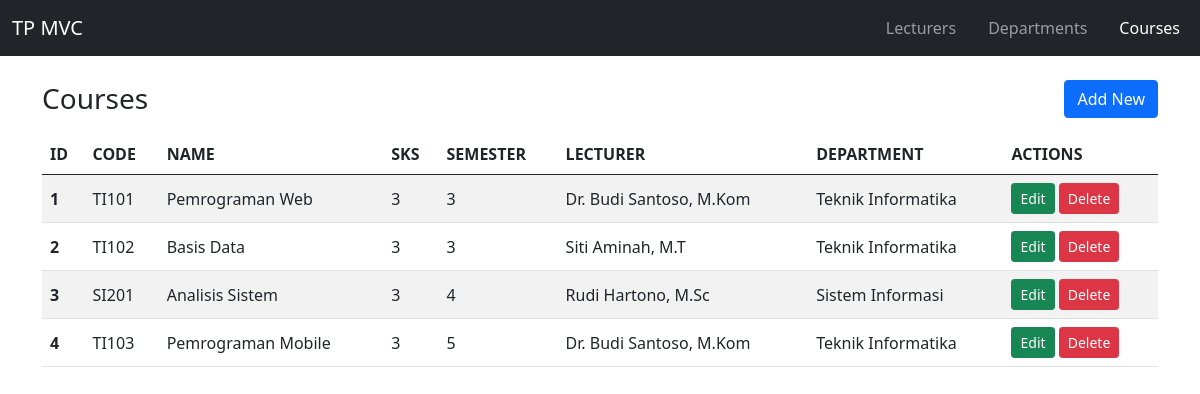
The page /tp_mvc25/index.php?c=courses&a=index on the database its author committed.
### tables this page shows
CREATE TABLE `courses` (
  `id`            INT UNSIGNED NOT NULL AUTO_INCREMENT,
  `code`          VARCHAR(10)  NOT NULL,
  `name`          VARCHAR(100) NOT NULL,
  `credits`       TINYINT UNSIGNED NOT NULL DEFAULT 3,
  `semester`      TINYINT UNSIGNED NOT NULL DEFAULT 1,
  `lecturer_id`   INT UNSIGNED DEFAULT NULL,
  `department_id` INT UNSIGNED DEFAULT NULL,
  `created_at`    TIMESTAMP NOT NULL DEFAULT CURRENT_TIMESTAMP,
  PRIMARY KEY (`id`),
  UNIQUE KEY `uq_courses_code` (`code`),
  KEY `idx_courses_lecturer` (`lecturer_id`),
  KEY `idx_courses_department` (`department_id`),
  CONSTRAINT `fk_courses_lecturer` FOREIGN KEY (`lecturer_id`)
    REFERENCES `lecturers` (`id`) ON DELETE RESTRICT ON UPDATE CASCADE,
  CONSTRAINT `fk_courses_department` FOREIGN KEY (`department_id`)
    REFERENCES `departments` (`id`) ON DELETE RESTRICT ON UPDATE CASCADE
);

CREATE TABLE `lecturers` (
  `id`            INT UNSIGNED NOT NULL AUTO_INCREMENT,
  `name`          VARCHAR(100) NOT NULL,
  `nidn`          VARCHAR(20)  NOT NULL,
  `phone`         VARCHAR(20)  NOT NULL,
  `join_date`     DATE         NOT NULL,
  `email`         VARCHAR(100) DEFAULT NULL,           
  `department_id` INT UNSIGNED DEFAULT NULL,           
  PRIMARY KEY (`id`),
  UNIQUE KEY `uq_lecturers_nidn` (`nidn`),
  KEY `idx_lecturers_department` (`department_id`),
  CONSTRAINT `fk_lecturers_department` FOREIGN KEY (`department_id`)
    REFERENCES `departments` (`id`) ON DELETE RESTRICT ON UPDATE CASCADE
);

CREATE TABLE `departments` (
  `id`         INT UNSIGNED NOT NULL AUTO_INCREMENT,
  `code`       VARCHAR(10)  NOT NULL,
  `name`       VARCHAR(100) NOT NULL,
  `created_at` TIMESTAMP    NOT NULL DEFAULT CURRENT_TIMESTAMP,
  PRIMARY KEY (`id`),
  UNIQUE KEY `uq_departments_code` (`code`)
);

### tp_mvc25/core/Controller.php (called while the page is built, shortened)
<?php
abstract class Controller
{
    protected function view(string $view, array $data = []): void
    {
        extract($data);
        $viewFile = __DIR__ . "/../app/views/$view.php";
        require $viewFile;
        $content = ob_get_clean();
        require __DIR__ . '/../app/views/layouts/main.php';
    }
}

### tp_mvc25/app/controllers/CoursesController.php (called while the page is built, shortened)
<?php
class CoursesController extends Controller
{
    private Course $courses;
    public function __construct()
    {
        $this->courses     = new Course();
    }
    public function index(): void
    {
        $this->view('courses/index', [
            'title' => 'Courses',
            'rows'  => $this->courses->allWithRelations(),
        ]);
    }
}

### tp_mvc25/index.php (called while the page is built, shortened)
<?php
require __DIR__ . '/core/helpers.php';
require __DIR__ . '/core/Controller.php';
$config = require __DIR__ . '/config/config.php';
$a = preg_replace('/[^a-zA-Z]/', '', $_GET['a'] ?? $config['default_action']);
$controller = new $class();
$controller->$a();

### tp_mvc25/core/helpers.php (called while the page is built, shortened)
<?php
function e($v): string
{
    return htmlspecialchars((string) $v, ENT_QUOTES, 'UTF-8');
}
function url(string $controller, string $action = 'index', array $params = []): string
{
    return 'index.php?' . http_build_query(['c' => $controller, 'a' => $action] + $params);
}

### tp_mvc25/app/models/Course.php (called while the page is built, shortened)
<?php
class Course extends Model
{
    public function allWithRelations(): array
    {
        $sql = "SELECT c.*, l.name AS lecturer_name, d.name AS department_name
                FROM courses c
                LEFT JOIN lecturers l   ON l.id = c.lecturer_id
                LEFT JOIN departments d ON d.id = c.department_id
                ORDER BY c.semester, c.code";
        return $this->db->query($sql)->fetchAll();
    }
}

### tp_mvc25/app/views/courses/index.php (the view, shortened to what this page needs)
<div class="d-flex justify-content-between align-items-center mb-3">
  <h3 class="m-0">Courses</h3>
  <a class="btn btn-primary" href="<?= url('courses', 'create') ?>">Add New</a>
</div>
<table class="table table-striped align-middle">
  <thead>
    <tr><th>ID</th><th>CODE</th><th>NAME</th><th>SKS</th><th>SEMESTER</th><th>LECTURER</th><th>DEPARTMENT</th><th>ACTIONS</th></tr>
  </thead>
  <tbody>
    <?php foreach ($rows as $r): ?>
      <tr>
        <th><?= e($r['id']) ?></th>
        <td><?= e($r['code']) ?></td>
        <td><?= e($r['name']) ?></td>
        <td><?= e($r['credits']) ?></td>
        <td><?= e($r['semester']) ?></td>
        <td><?= e($r['lecturer_name'] ?? '-') ?></td>
        <td><?= e($r['department_name'] ?? '-') ?></td>
        <td class="text-nowrap">
          <a class="btn btn-success btn-sm" href="<?= url('courses', 'edit', ['id' => $r['id']]) ?>">Edit</a>
          <form class="d-inline" method="post" action="<?= url('courses', 'delete') ?>"
                onsubmit="return confirm('Hapus mata kuliah ini?')">
            <button class="btn btn-danger btn-sm" type="submit">Delete</button>
          </form>
        </td>
      </tr>
    <?php endforeach; ?>
  </tbody>
</table>

### tp_mvc25/app/views/layouts/main.php (shortened to what this page needs)
<?php
$current = $_GET['c'] ?? 'lecturers';
$nav = ['lecturers' => 'Lecturers', 'departments' => 'Departments', 'courses' => 'Courses'];
?>
<!doctype html>
<html lang="en">
<head>
  <link href="assets/bootstrap.min.css" rel="stylesheet">
</head>
<body>
  <nav class="navbar navbar-expand-lg navbar-dark bg-dark">
    <div class="container-fluid">
      <a class="navbar-brand" href="<?= url('lecturers') ?>">TP MVC</a>
      <ul class="navbar-nav flex-row gap-3">
        <?php foreach ($nav as $key => $label): ?>
          <li class="nav-item">
            <a class="nav-link <?= $current === $key ? 'active' : '' ?>" href="<?= url($key) ?>"><?= e($label) ?></a>
          </li>
        <?php endforeach; ?>
      </ul>
    </div>
  </nav>
  <div class="container my-4">
    <?= $content ?>
  </div>
</body>
</html>

### rows shown on the page
courses: id "1", code "TI101", name "Pemrograman Web", credits "3", semester "3", lecturer.name "Dr. Budi Santoso, M.Kom", department.name "Teknik Informatika"
courses: id "2", code "TI102", name "Basis Data", credits "3", semester "3", lecturer.name "Siti Aminah, M.T", department.name "Teknik Informatika"
courses: id "3", code "SI201", name "Analisis Sistem", credits "3", semester "4", lecturer.name "Rudi Hartono, M.Sc", department.name "Sistem Informasi"
courses: id "4", code "TI103", name "Pemrograman Mobile", credits "3", semester "5", lecturer.name "Dr. Budi Santoso, M.Kom", department.name "Teknik Informatika"

### other values the page prints
$label "Lecturers"
$label "Departments"
$label "Courses"
